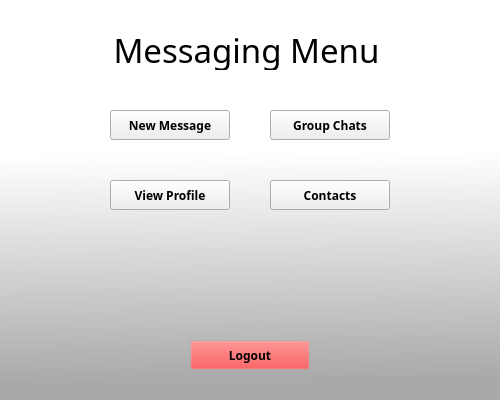
<?xml version="1.0" encoding="UTF-8"?>
<ui version="4.0">
 <class>MenuWindow</class>
 <widget class="QWidget" name="MenuWindow">
  <property name="geometry">
   <rect>
    <x>0</x>
    <y>0</y>
    <width>500</width>
    <height>400</height>
   </rect>
  </property>
  <property name="windowTitle">
   <string>Form</string>
  </property>
  <property name="styleSheet">
   <string notr="true">
#MenuWindow{background-color: qlineargradient(spread:pad, x1:0.512, y1:1, x2:0.503, y2:0.306727, stop:0.0696517 rgba(169, 169, 169, 255), stop:0.890547 rgba(255, 255, 255, 255));}
#stackedWidget{ background-color: rgba(1,1,1,0);}</string>
  </property>
  <widget class="QStackedWidget" name="stackedWidget">
   <property name="geometry">
    <rect>
     <x>0</x>
     <y>0</y>
     <width>500</width>
     <height>400</height>
    </rect>
   </property>
   <property name="currentIndex">
    <number>0</number>
   </property>
   <widget class="QWidget" name="page">
    <widget class="QPushButton" name="NewMessageButton">
     <property name="geometry">
      <rect>
       <x>110</x>
       <y>110</y>
       <width>120</width>
       <height>30</height>
      </rect>
     </property>
     <property name="font">
      <font>
       <family>AnjaliOldLipi</family>
       <weight>75</weight>
       <bold>true</bold>
      </font>
     </property>
     <property name="text">
      <string>New Message</string>
     </property>
    </widget>
    <widget class="QPushButton" name="GroupChatButton">
     <property name="geometry">
      <rect>
       <x>270</x>
       <y>110</y>
       <width>120</width>
       <height>30</height>
      </rect>
     </property>
     <property name="font">
      <font>
       <family>AnjaliOldLipi</family>
       <weight>75</weight>
       <bold>true</bold>
      </font>
     </property>
     <property name="text">
      <string>Group Chats</string>
     </property>
    </widget>
    <widget class="QPushButton" name="ViewProfileButton">
     <property name="geometry">
      <rect>
       <x>110</x>
       <y>180</y>
       <width>120</width>
       <height>30</height>
      </rect>
     </property>
     <property name="font">
      <font>
       <family>AnjaliOldLipi</family>
       <weight>75</weight>
       <bold>true</bold>
      </font>
     </property>
     <property name="text">
      <string>View Profile</string>
     </property>
    </widget>
    <widget class="QPushButton" name="ContactsButton">
     <property name="geometry">
      <rect>
       <x>270</x>
       <y>180</y>
       <width>120</width>
       <height>30</height>
      </rect>
     </property>
     <property name="font">
      <font>
       <family>AnjaliOldLipi</family>
       <weight>75</weight>
       <bold>true</bold>
      </font>
     </property>
     <property name="text">
      <string>Contacts</string>
     </property>
    </widget>
    <widget class="QPushButton" name="LogoutButton">
     <property name="geometry">
      <rect>
       <x>190</x>
       <y>340</y>
       <width>120</width>
       <height>30</height>
      </rect>
     </property>
     <property name="palette">
      <palette>
       <active>
        <colorrole role="Button">
         <brush brushstyle="SolidPattern">
          <color alpha="255">
           <red>239</red>
           <green>41</green>
           <blue>41</blue>
          </color>
         </brush>
        </colorrole>
       </active>
       <inactive>
        <colorrole role="Button">
         <brush brushstyle="SolidPattern">
          <color alpha="255">
           <red>239</red>
           <green>41</green>
           <blue>41</blue>
          </color>
         </brush>
        </colorrole>
       </inactive>
       <disabled>
        <colorrole role="Button">
         <brush brushstyle="SolidPattern">
          <color alpha="255">
           <red>239</red>
           <green>41</green>
           <blue>41</blue>
          </color>
         </brush>
        </colorrole>
       </disabled>
      </palette>
     </property>
     <property name="font">
      <font>
       <family>AnjaliOldLipi</family>
       <weight>75</weight>
       <bold>true</bold>
      </font>
     </property>
     <property name="text">
      <string>Logout</string>
     </property>
    </widget>
    <widget class="QLabel" name="MenuTitle">
     <property name="geometry">
      <rect>
       <x>116</x>
       <y>29</y>
       <width>261</width>
       <height>41</height>
      </rect>
     </property>
     <property name="font">
      <font>
       <family>AnjaliOldLipi</family>
       <pointsize>25</pointsize>
      </font>
     </property>
     <property name="text">
      <string>Messaging Menu</string>
     </property>
     <property name="alignment">
      <set>Qt::AlignCenter</set>
     </property>
    </widget>
   </widget>
  </widget>
 </widget>
 <resources/>
 <connections/>
</ui>
